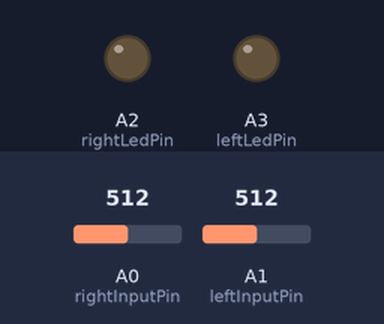
The sketch below on a simulated Arduino Uno, built with avr-gcc and run on an emulated ATmega328P. Shown: output pins drawn as LEDs (lit = HIGH). The inputs (shaded band) are chosen by the test bench; at power-on: A0 (rightInputPin) = 512, A1 (leftInputPin) = 512.

Above: at 1.2 s.
1.3 s: A0 (rightInputPin) set to 583
2.8 s: A0 (rightInputPin) set to 608
At 3.1 s:
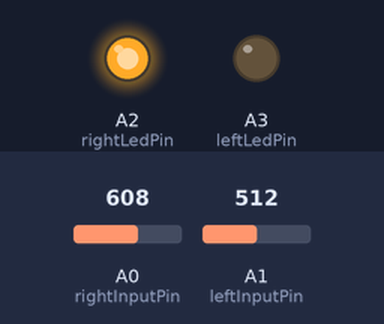
4.3 s: A1 (leftInputPin) set to 583
5.8 s: A1 (leftInputPin) set to 617
At 6.6 s:
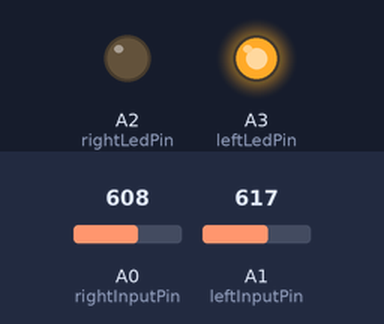
7.3 s: A1 (leftInputPin) set to 590
At 7.7 s:
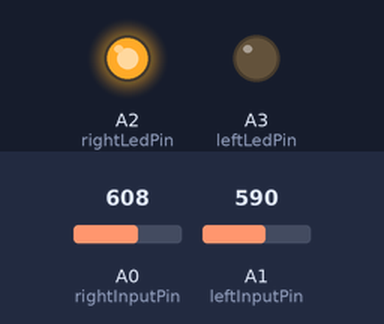
8.8 s: A1 (leftInputPin) set to 610
At 10.1 s:
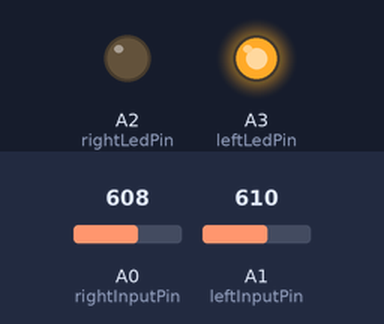
Timing chart, 0 to 11.3 s (numbered marks = the images above; inputs shaded):
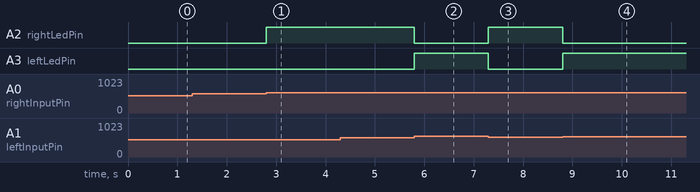

The sketch:

PuntoSteeringRemoteInterface.ino
```cpp
#define BTN_NONE 0

#define BTN_MUTE 1
#define BTN_VOL_UP 2
#define BTN_VOL_DOWN 3

#define BTN_UP  4
#define BTN_DOWN 5
#define BTN_SRC 6
#define BTN_PHONE 7


bool enableSerial = false;
int rightInputPin = A0;
int leftInputPin = A1;
int rightLedPin = A2;
int leftLedPin = A3;

void setup() {

  if (enableSerial)
  {
    Serial.begin(9600);
  }
  pinMode(rightLedPin, OUTPUT);
  pinMode(leftLedPin, OUTPUT);

}

void loop() {

  int pressedButton = getPressedButton();

  if (pressedButton == BTN_MUTE ||
      pressedButton == BTN_VOL_UP ||
      pressedButton == BTN_VOL_DOWN)
  {
    digitalWrite(leftLedPin, HIGH);
  }
  else
  {
    digitalWrite(leftLedPin, LOW);
  }

  if (pressedButton == BTN_PHONE ||
      pressedButton == BTN_SRC ||
      pressedButton == BTN_UP ||
      pressedButton == BTN_DOWN)
  {
    digitalWrite(rightLedPin, HIGH);
  }
  else
  {
    digitalWrite(rightLedPin, LOW);
  }
}


int getPressedButton() {

  int rightValue = analogRead(rightInputPin);
  int leftValue = analogRead(leftInputPin);

  if (enableSerial)
  {
    Serial.print("Right value: "); Serial.print(rightValue);  Serial.print("Left value: "); Serial.print(leftValue); Serial.println();
  }

  if (leftValue > 800 && leftValue < 850)
  {
    return BTN_MUTE;
  }
  else if (leftValue > 600 && leftValue < 650)
  {
    return BTN_VOL_UP;
  }
  else if (leftValue > -1 && leftValue < 10)
  {
    return BTN_VOL_DOWN;
  }

  if (rightValue > 930 && rightValue < 980)
  {
    return BTN_PHONE;
  }
  else if (rightValue > 800 && rightValue < 850)
  {
    return BTN_SRC;
  }
  else if (rightValue > 600 && rightValue < 650)
  {
    return BTN_UP;
  }
  else if (rightValue > -1 && rightValue < 10)
  {
    return BTN_DOWN;
  }

  return BTN_NONE;

}
```

Measured:
- the behaviour switches between 600 and 601 on A0 (rightInputPin) (found by bisection; images 0 and 1)
- the behaviour switches between 600 and 601 on A1 (leftInputPin) (found by bisection; images 1 and 2)
- after the input at 1.3 s, every drawn part: stays the same
- after the input at 2.8 s, A2 (rightLedPin): LOW → HIGH at once
- after the input at 4.3 s, every drawn part: stays the same
- after the input at 5.8 s, A2 (rightLedPin): HIGH → LOW at once; A3 (leftLedPin): LOW → HIGH at once
- after the input at 7.3 s, A2 (rightLedPin): LOW → HIGH at once; A3 (leftLedPin): HIGH → LOW at once
- after the input at 8.8 s, A2 (rightLedPin): HIGH → LOW at once; A3 (leftLedPin): LOW → HIGH at once
